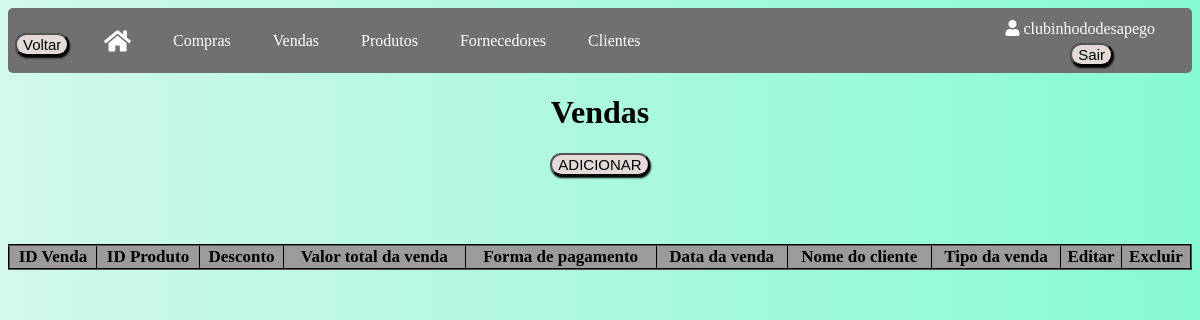
Page /vendas (signed in) on the earlier database version.
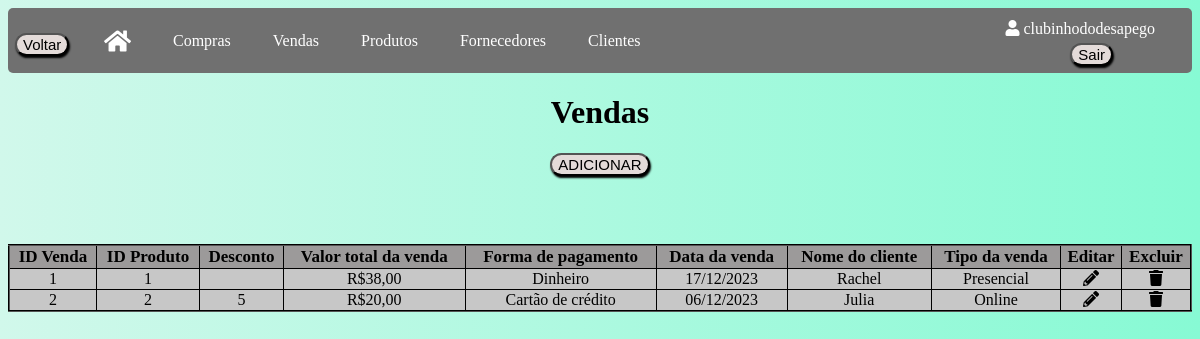
Same page on the later database version.
### app/models/tables.py (models this page shows, shortened)
class Venda(db.Model):
    __tablename__ = "vendas"
    id = db.Column(db.Integer, primary_key=True, autoincrement=True)
    desconto = db.Column(db.Integer)
    val_total = db.Column(db.Float)
    forma_pagamento = db.Column(db.String(50))
    tipo_venda = db.Column(db.String(10))
    dta_venda = db.Column(db.Date)
    id_usuario = db.Column(db.Integer, db.ForeignKey('usuarios.id'))
    nome_cliente = db.Column(db.String, db.ForeignKey('clientes.nome'))
    produtos = db.relationship('Produto', secondary=produtos_vendas, back_populates='vendas')

class Produto(db.Model):
    __tablename__ = "produtos"
    id = db.Column(db.Integer, primary_key=True, autoincrement=True)
    descricao = db.Column(db.String(120))
    categoria = db.Column(db.String(80))
    sub_categoria = db.Column(db.String(80))
    tamanho = db.Column(db.String(30))
    cor = db.Column(db.String(30))
    medidas = db.Column(db.Integer)
    marca = db.Column(db.String(80))
    preco_custo = db.Column(db.Float)
    preco_venda = db.Column(db.Float)
    preco_final = db.Column(db.Float)
    foto = db.Column(db.LargeBinary)
    vendido = db.Column(db.Boolean, default=False)
    id_usuario = db.Column(db.Integer, db.ForeignKey('usuarios.id'))
    vendas = db.relationship('Venda', secondary=produtos_vendas, back_populates='produtos')

### app/default.py (the view)
@login_required
@app.route("/vendas", methods=['GET', 'POST'])
def vendas():
    vendas = Venda.query.filter_by(id_usuario=current_user.id).all()
    return render_template("vendas.html", vendas=vendas, format_currency=format_currency)

### app/default.py (called while the page is built)
@login_manager.user_loader
def load_user(id_usuario):
    return Usuario.query.get(int(id_usuario))

def format_currency(value):
    if value is not None:
        if isinstance(value, str):
            try:
                value = float(value.replace('R$', '').replace('.', '').replace(',', '.'))
            except ValueError:
                return None
        return f'R${value:,.2f}'.replace(',', ';').replace('.', ',').replace(';', '.')
    return None

### app/templates/vendas.html (shortened to what this page needs)
<!DOCTYPE html>
<html lang="en">
<head>
    <link rel="stylesheet" type="text/css" href="{{ url_for('static', filename='css/vendas.css') }}">
    <link rel="stylesheet" href="https://cdnjs.cloudflare.com/ajax/libs/font-awesome/5.15.3/css/all.min.css">
    <link rel="stylesheet" type="text/css" href="https://cdn.datatables.net/1.11.5/css/jquery.dataTables.min.css">
</head>
<body>
    <div class="usuario-logado"><i class="fas fa-user"></i> {{ current_user.usuario }}</div>
    <div class="logout">
        <form method="POST" action="{{ url_for('logout') }}">
            <button class="button" type="submit">Sair</button>
        </form>
    </div>
    <div class="navbar">
        <button onclick="window.history.back()" class="button button_voltar">Voltar</button>
        <a href="/home"><i class="fas fa-home icone-casa"></i></a>
        <a href="/compras">Compras</a>
        <a href="/vendas">Vendas</a>
        <a href="/produtos">Produtos</a>
        <a href="/fornecedores">Fornecedores</a>
        <a href="/clientes">Clientes</a>
    </div>
    <h1 class="titulo">Vendas</h1>
    <button class="button"><a href="vendascadastro">ADICIONAR</a></button>
    <br>
    <table id="tabelaVendas" class="tabela display" border="2">
        <thead>
            <tr>
                <th>ID Venda</th>
                <th>ID Produto</th>
                <th>Desconto</th>
                <th>Valor total da venda</th>
                <th>Forma de pagamento</th>
                <th>Data da venda</th>
                <th>Nome do cliente</th>
                <th>Tipo da venda</th>
                <th>Editar</th>
                <th>Excluir</th>
            </tr>
        </thead>
        <tbody>
            {% for venda in vendas %}
            <tr>
                <td>{{ venda.id }}</td>
                <td>
                    {% for produto in venda.produtos %}
                        {{ produto.id }}
                    {% endfor %}
                </td>
                <td>{{ venda.desconto }}</td>
                <td>{{ format_currency(venda.val_total) }}</td>
                <td>{{ venda.forma_pagamento }}</td>
                <td>{{ venda.dta_venda.strftime("%d/%m/%Y") }}</td>
                <td>{{ venda.nome_cliente }}</td>
                <td>{{ venda.tipo_venda }}</td>
                <td>
                    <a href="/editarvendas/{{ venda.id }}">
                    <div class="icon-container"><i class="fas fa-pencil-alt"></i></div>
                    </a>
                </td>
                <td>
                    <a href="/excluirvendas/{{ venda.id }}" class="excluir-venda" data-id="{{ venda.id }}" data-confirm="Tem certeza de que deseja excluir esta venda?">
                        <div class="icon-container"><i class="fas fa-trash"></i></div>
                    </a>
                </td>
            </tr>
            {% endfor %}
        </tbody>
    </table>
</body>
</html>

Differences in the rows shown:
added Venda: id "1", val_total "R$38,00", forma_pagamento "Dinheiro", dta_venda "17/12/2023", nome_cliente "Rachel", tipo_venda "Presencial"
now on this page (row edited): Produto: id "1"
added Venda: id "2", desconto "5", val_total "R$20,00", forma_pagamento "Cartão de crédito", dta_venda "06/12/2023", nome_cliente "Julia", tipo_venda "Online"
now on this page (row edited): Produto: id "2"
